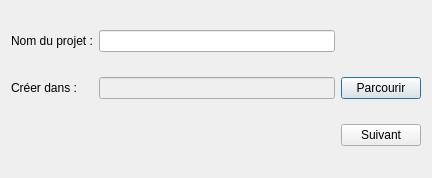
<?xml version="1.0" encoding="UTF-8"?>
<ui version="4.0">
 <class>ProjectFactory</class>
 <widget class="QDialog" name="ProjectFactory">
  <property name="geometry">
   <rect>
    <x>0</x>
    <y>0</y>
    <width>432</width>
    <height>178</height>
   </rect>
  </property>
  <property name="windowTitle">
   <string>Dialog</string>
  </property>
  <layout class="QGridLayout" name="gridLayout">
   <item row="1" column="2">
    <widget class="QLineEdit" name="projectpath">
     <property name="enabled">
      <bool>false</bool>
     </property>
    </widget>
   </item>
   <item row="0" column="2">
    <widget class="QLineEdit" name="nameproject"/>
   </item>
   <item row="1" column="1">
    <widget class="QLabel" name="label_2">
     <property name="text">
      <string>Créer dans :</string>
     </property>
    </widget>
   </item>
   <item row="1" column="4">
    <widget class="QPushButton" name="Parcourir">
     <property name="text">
      <string>Parcourir</string>
     </property>
    </widget>
   </item>
   <item row="0" column="1">
    <widget class="QLabel" name="label">
     <property name="text">
      <string>Nom du projet :</string>
     </property>
    </widget>
   </item>
   <item row="2" column="4">
    <widget class="QPushButton" name="Next">
     <property name="text">
      <string>Suivant</string>
     </property>
    </widget>
   </item>
  </layout>
 </widget>
 <resources/>
 <connections/>
</ui>
